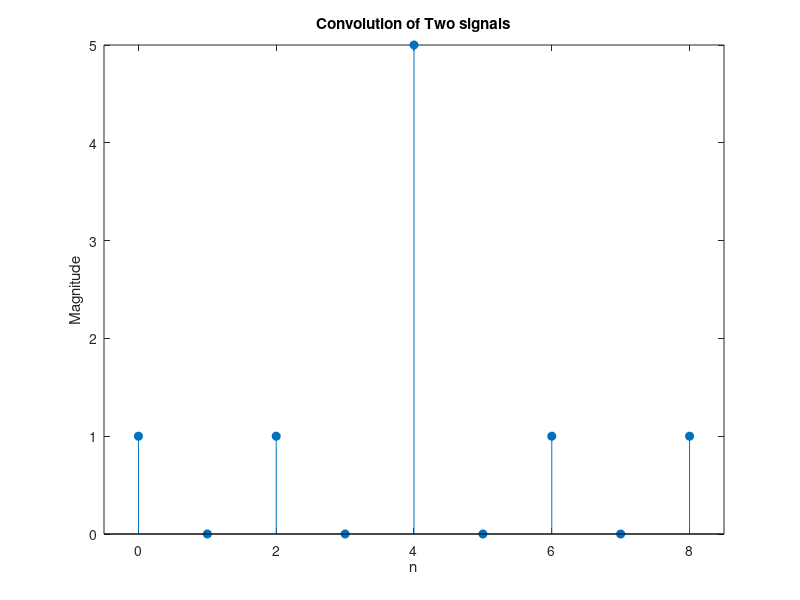

Write the MATLAB code that produced this figure.
h = [1 1 1 -1 1];
x = [1 -1 1 1 1];
h_start_point = 0;
x_start_point = 0;

y = conv(h,x);
y_start_point = min([x_start_point,h_start_point]);
y_end_point = y_start_point + size(y,2) - 1;
y_axis = y_start_point:y_end_point;

stem(y_axis, y, 'filled');
xlabel('n');
ylabel('Magnitude');
title('Convolution of Two signals');
xlim([-0.5,8.5]);